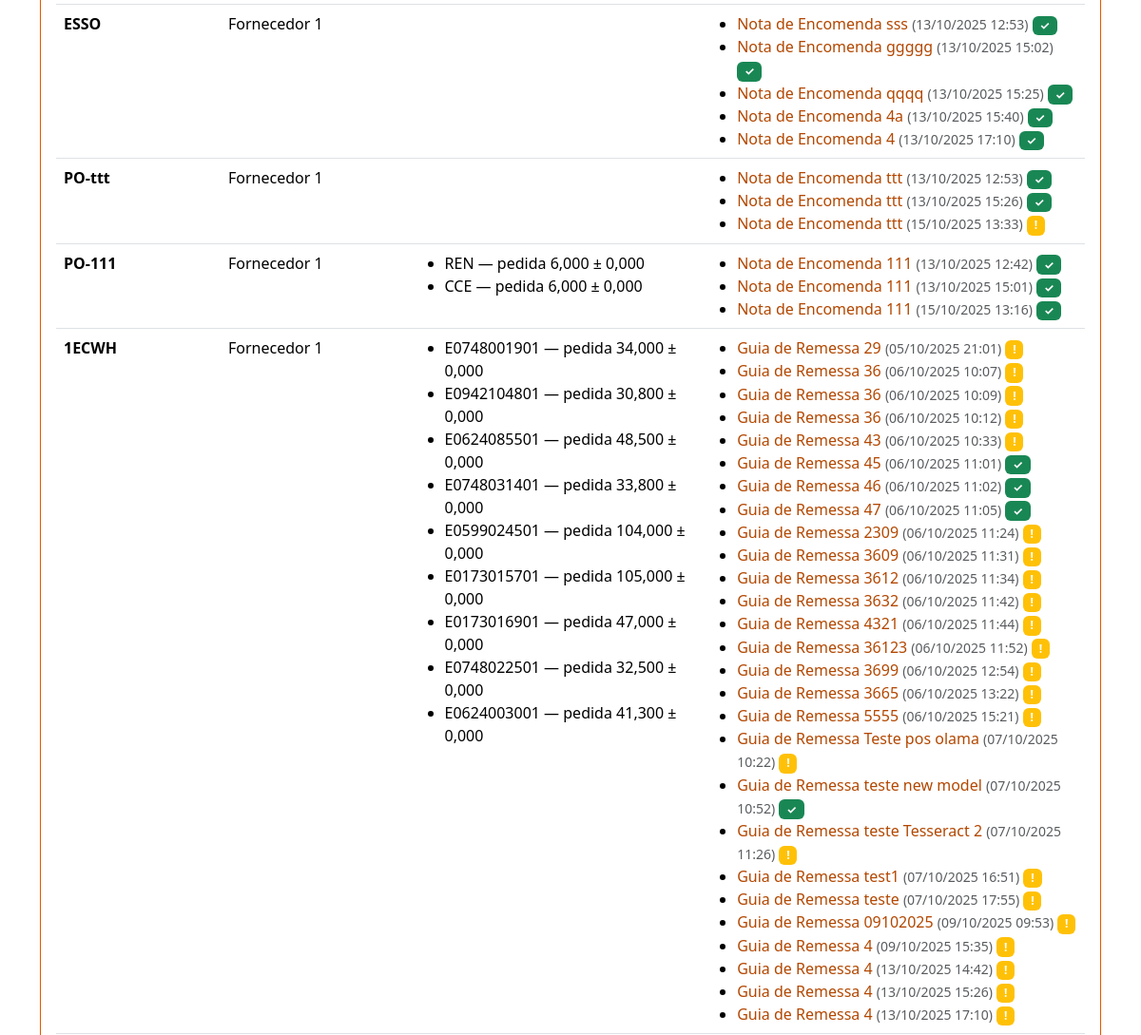
The page /po/ (middle part) on the database as committed earlier.
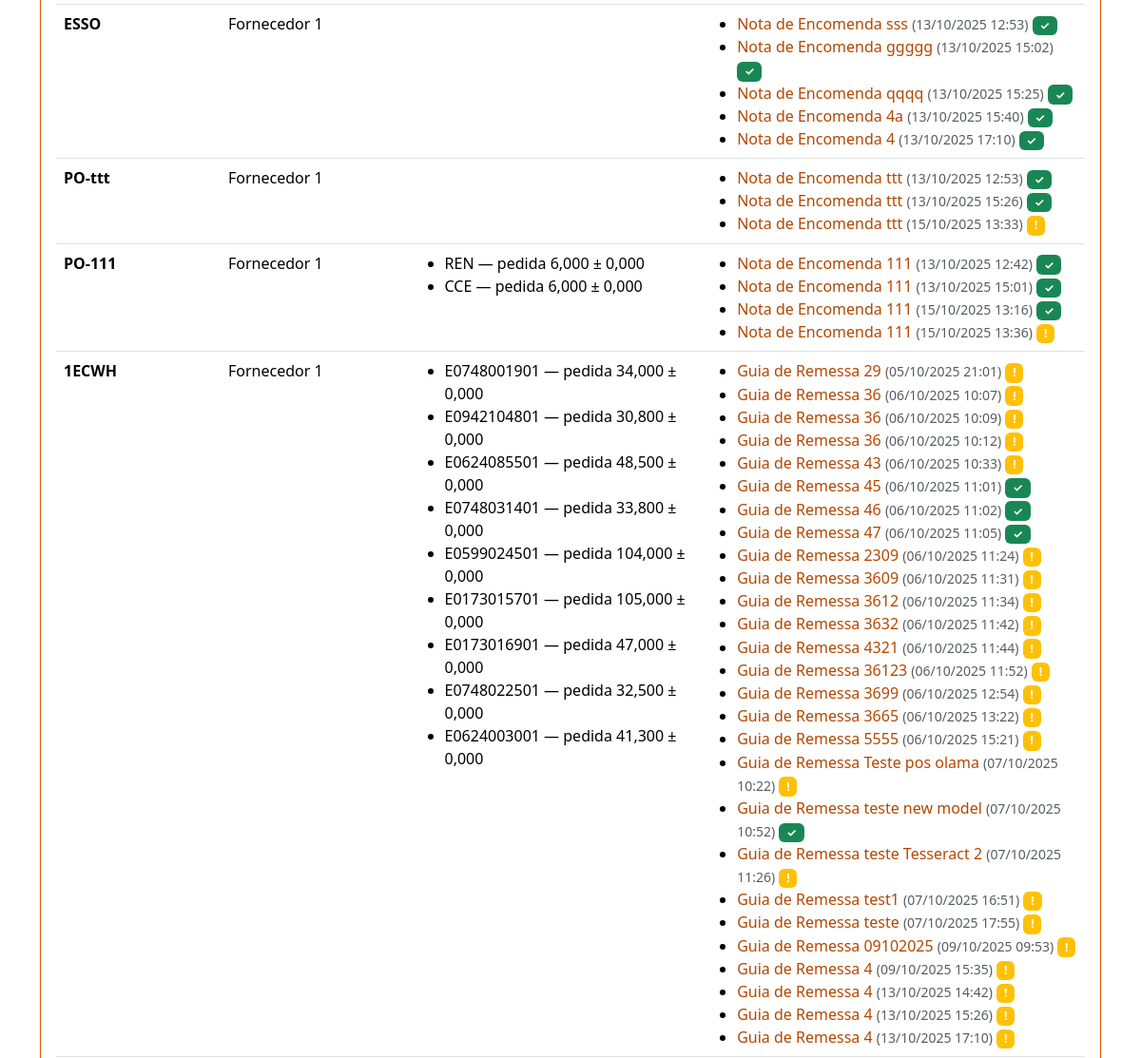
The same page on the database as committed later.
### rececao/models.py (models this page shows, shortened)
class PurchaseOrder(models.Model):
    number = models.CharField(max_length=100, unique=True)
    supplier = models.ForeignKey(Supplier, on_delete=models.CASCADE, related_name='purchase_orders')
    created_at = models.DateTimeField(auto_now_add=True)

class Supplier(models.Model):
    name = models.CharField(max_length=200, unique=True)
    email = models.EmailField(blank=True, null=True)
    code = models.CharField(max_length=50, unique=True)

class InboundDocument(models.Model):
    DOC_TYPES = (
        ('GR','Guia de Remessa'),
        ('FT','Nota de Encomenda'),
    )
    supplier = models.ForeignKey(Supplier, on_delete=models.CASCADE, related_name='inbound_docs')
    doc_type = models.CharField(max_length=2, choices=DOC_TYPES, default='GR')
    number = models.CharField(max_length=120)
    file = models.FileField(upload_to='inbound/')
    received_at = models.DateTimeField(auto_now_add=True)
    parsed_payload = models.JSONField(default=dict, blank=True)  # resultado do OCR/extração
    po = models.ForeignKey(PurchaseOrder, on_delete=models.SET_NULL, null=True, blank=True, related_name='inbound_docs')

class POLine(models.Model):
    po = models.ForeignKey(PurchaseOrder, on_delete=models.CASCADE, related_name='lines')
    internal_sku = models.CharField(max_length=120)  # código interno Colmol
    description = models.CharField(max_length=255, blank=True)
    unit = models.CharField(max_length=20, default='UN')
    qty_ordered = models.DecimalField(max_digits=12, decimal_places=3)
    tolerance = models.DecimalField(max_digits=6, decimal_places=3, default=0)  # tolerância admitida
    class Meta:
        unique_together = ('po','internal_sku')

### rececao/views.py (the view)
# urls.py: path('po/', views.po_list, name='po_list'),
def po_list(request):
    pos = PurchaseOrder.objects.all().order_by('-id')
    return render(request, 'po_list.html', {'pos': pos})

### templates/po_list.html (shortened to what this page needs)
{% extends "base.html" %}
{% block content %}
<div class="card p-3 mt-3">
  <table class="table table-hover">
    <tbody>
      {% for p in pos %}
      <tr>
        <td><strong>{{ p.number }}</strong></td>
        <td>{{ p.supplier.name }}</td>
        <td>
          <ul class="mb-0">
          {% for l in p.lines.all %}
            <li>{{ l.internal_sku }} — pedida {{ l.qty_ordered }} ± {{ l.tolerance }}</li>
          {% endfor %}
          </ul>
        </td>
        <td>
          {% with guias=p.inbound_docs.all %}
            {% if guias %}
              <ul class="mb-0">
              {% for guia in guias %}
                <li>
                  <a href="/inbound/{{ guia.id }}/" class="text-decoration-none">
                    {{ guia.get_doc_type_display }} {{ guia.number }}
                  </a>
                  <small class="text-muted">({{ guia.received_at|date:"d/m/Y H:i" }})</small>
                  {% if guia.match_result %}
                    {% if guia.match_result.status == 'matched' %}
                      <span class="badge bg-success">✓</span>
                    {% elif guia.match_result.status == 'exceptions' %}
                      <span class="badge bg-warning">!</span>
                    {% endif %}
                  {% endif %}
                </li>
              {% endfor %}
              </ul>
            {% else %}
              <small class="text-muted">Nenhuma guia recebida</small>
            {% endif %}
          {% endwith %}
        </td>
      </tr>
      {% empty %}
      <tr><td colspan="4">Sem POs. Use o admin para criar dados de exemplo.</td></tr>
      {% endfor %}
    </tbody>
  </table>
</div>
{% endblock %}

Rows that differ between the two databases and show on the page:
added InboundDocument: doc_type "Nota de Encomenda", number "111", received_at "15/10/2025 13:36", shown under PurchaseOrder "PO-111"
